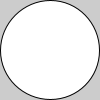
Frame 1 (no input)
Frame 60 (the mouse pressed at the canvas centre just before this capture): identical to frame 1, image omitted
Frame 120 (the mouse held since frame 60 and released just before this capture): identical to frame 1, image omitted

The Processing sketch that drew this single still picture (run headless with seeded random() and noise(); from frame 60 on, the mouse is pressed at the canvas centre):

// Processing sketch: sketch_25_2
// ── sketch_25_2.pde
//25.2

float size = 99;

void setup() {
  size(100, 100);
  smooth();
}

void draw() { 
  background(204);
  if (keyPressed == true) {
    if ((key >= 32) && (key <= 126)) {
      size = key - 31;
    }
  }
  ellipse(50, 50, size, size);
}
